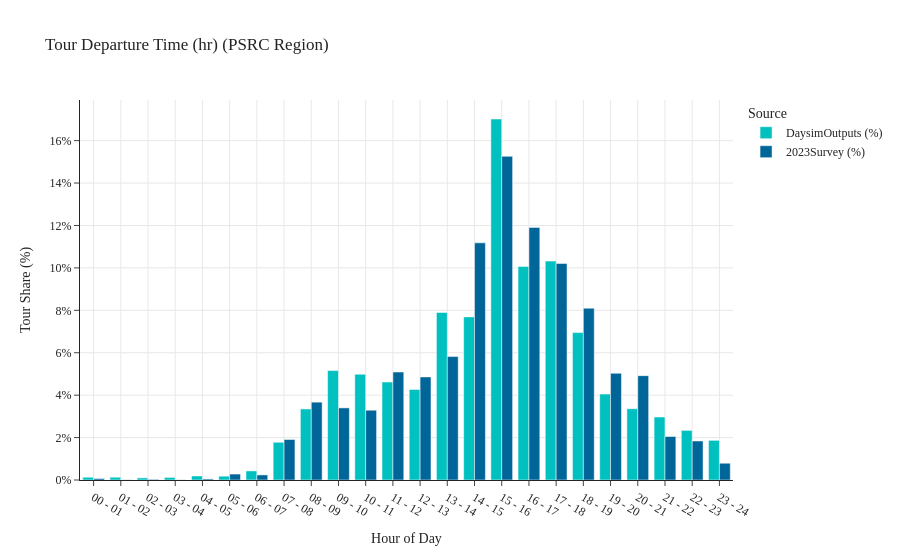

The notebook cell saved with this chart:
### Code cell
tour_pd_depart_time(data1=data_daysim, data2=data_survey, tag='PSRC Region')

### Figure 1 — Plotly figure (JSON) as saved in the notebook; plotly's stock layout.template omitted (floating-point values rounded to 4 significant figures)
{"data": [{"alignmentgroup": "True", "hovertemplate": "Source=DaysimOutputs (%)<br>Primary Destination Departure Hour=%{x}<br>Tour Departure Time (hr)=%{y}<extra></extra>", "legendgroup": "DaysimOutputs (%)", "marker": {"color": "#00C0C0", "pattern": {"shape": ""}}, "name": "DaysimOutputs (%)", "offsetgroup": "DaysimOutputs (%)", "orientation": "v", "showlegend": true, "textposition": "auto", "type": "bar", "x": ["00 - 01", "01 - 02", "02 - 03", "03 - 04", "04 - 05", "05 - 06", "06 - 07", "07 - 08", "08 - 09", "09 - 10", "10 - 11", "11 - 12", "12 - 13", "13 - 14", "14 - 15", "15 - 16", "16 - 17", "17 - 18", "18 - 19", "19 - 20", "20 - 21", "21 - 22", "22 - 23", "23 - 24"], "xaxis": "x", "y": [0.13, 0.13, 0.1, 0.12, 0.19, 0.18, 0.43, 1.78, 3.35, 5.16, 4.99, 4.62, 4.27, 7.9, 7.69, 17.02, 10.07, 10.32, 6.95, 4.05, 3.36, 2.97, 2.34, 1.87], "yaxis": "y"}, {"alignmentgroup": "True", "hovertemplate": "Source=2023Survey (%)<br>Primary Destination Departure Hour=%{x}<br>Tour Departure Time (hr)=%{y}<extra></extra>", "legendgroup": "2023Survey (%)", "marker": {"color": "#006598", "pattern": {"shape": ""}}, "name": "2023Survey (%)", "offsetgroup": "2023Survey (%)", "orientation": "v", "showlegend": true, "textposition": "auto", "type": "bar", "x": ["00 - 01", "01 - 02", "02 - 03", "03 - 04", "04 - 05", "05 - 06", "06 - 07", "07 - 08", "08 - 09", "09 - 10", "10 - 11", "11 - 12", "12 - 13", "13 - 14", "14 - 15", "15 - 16", "16 - 17", "17 - 18", "18 - 19", "19 - 20", "20 - 21", "21 - 22", "22 - 23", "23 - 24"], "xaxis": "x", "y": [0.07, 0.01, 0.03, 0.01, 0.05, 0.28, 0.24, 1.91, 3.67, 3.4, 3.29, 5.09, 4.86, 5.82, 11.18, 15.26, 11.91, 10.21, 8.1, 5.03, 4.92, 2.05, 1.84, 0.79], "yaxis": "y"}], "layout": {"barmode": "group", "legend": {"title": {"text": "Source"}, "tracegroupgap": 0}, "title": {"text": "Tour Departure Time (hr) (PSRC Region)"}, "xaxis": {"anchor": "y", "domain": [0.0, 1.0], "showgrid": true, "title": {"text": "Hour of Day"}}, "yaxis": {"anchor": "x", "domain": [0.0, 1.0], "showgrid": true, "ticksuffix": "%", "title": {"text": "Tour Share (%)"}}}}
